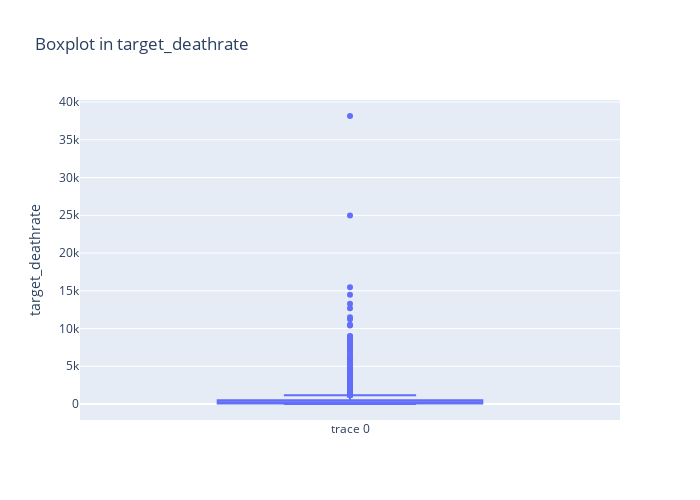

Notebook code cell kept with this figure:
### Code cell
fig = go.Figure(data=[go.Box(y=processed_data["avganncount"],boxpoints="outliers")])
fig.update_layout(
                title = "Boxplot in target_deathrate",
                  yaxis_title = "target_deathrate",
                  width = 700,
                  height = 500)
fig.show()

### Figure 1 — Plotly figure (JSON) as saved in the notebook; plotly's stock layout.template omitted (floating-point values rounded to 4 significant figures; data arrays with more than 128 entries replaced by an {"elided": "..."} marker saying what was removed)
{"data": [{"boxpoints": "outliers", "type": "box", "y": {"elided": "3047 float values"}}], "layout": {"height": 500, "title": {"text": "Boxplot in target_deathrate"}, "width": 700, "yaxis": {"title": {"text": "target_deathrate"}}}}
